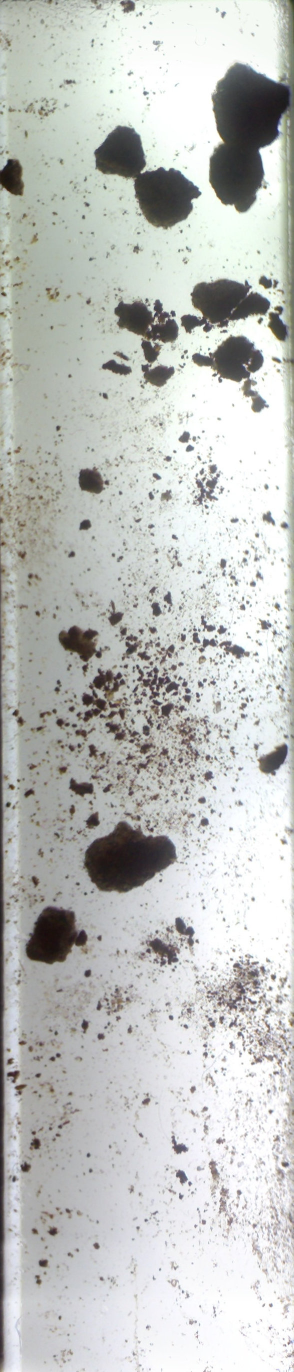
#> input picture Preliminary Sensor Testing/microscope_panorama.jpg, 587 x 2744 px (shown at 1/2 size)
$ python psd_from_image.py
#> lines starting #> are read from the running program, lines starting #| are printed output that depends on the picture; after the words box and inside, x2 and y2 are one past the last pixel; in counts of white or black regions, pixels touching at a corner belong together
import cv2
import pandas as pd
import matplotlib
from matplotlib import pyplot as plt


#read image and convert to greyscale
img = cv2.imread('microscope_panorama.jpg')
#> img is the input picture: shape (2744, 587, 3); mean B, G, R 191.6, 194.5, 192.5
grey = cv2.cvtColor(img,cv2.COLOR_RGB2GRAY)

# Thresholding
_, thresh = cv2.threshold(grey, 120, 255, cv2.THRESH_BINARY_INV)
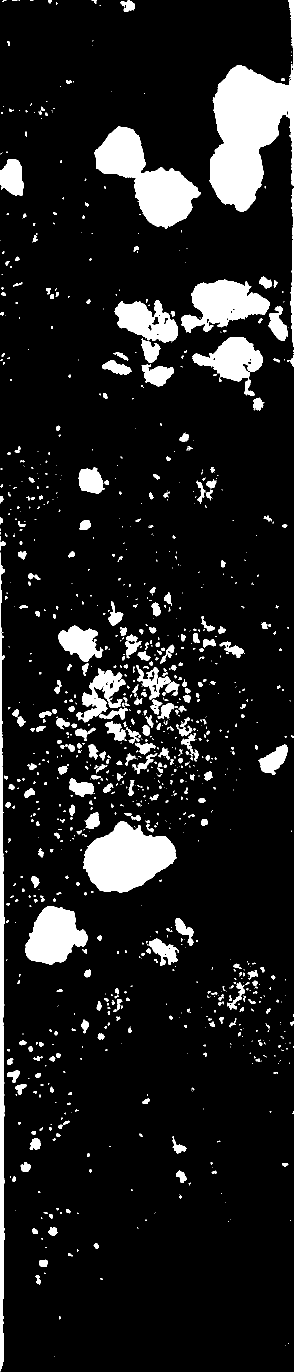
#> thresh: shape (2744, 587) (shown at 1/2 size); 11% white; 1103 white regions (697 under 20 px), largest, box (x1, y1, x2, y2) and area: (419, 112, 587, 424) 31326, (189, 252, 402, 458) 18610, (166, 1643, 353, 1786) 17292

_,th2 = cv2.threshold(grey,0,255,cv2.THRESH_BINARY_INV+cv2.THRESH_OTSU)
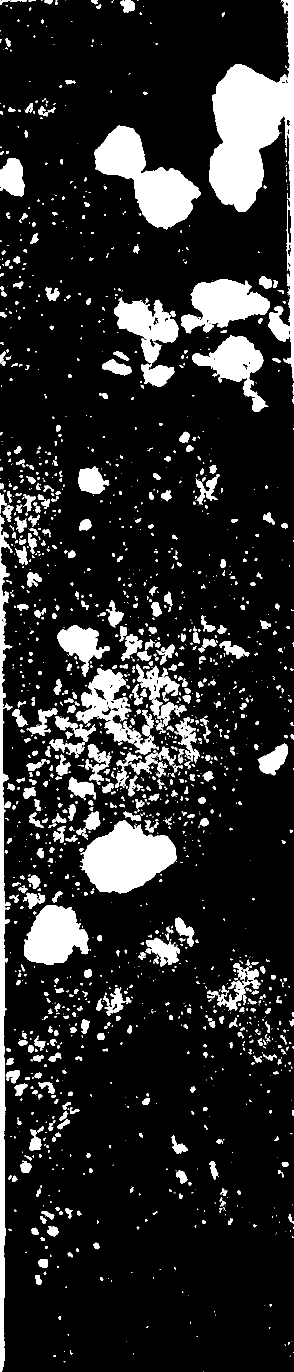
#> th2: shape (2744, 587) (shown at 1/2 size); 15.1% white; 1802 white regions (1070 under 20 px), largest, box (x1, y1, x2, y2) and area: (419, 0, 587, 761) 39769, (188, 251, 402, 459) 19240, (159, 1641, 354, 1787) 17986
th3 = cv2.adaptiveThreshold(grey,255,cv2.ADAPTIVE_THRESH_GAUSSIAN_C,cv2.THRESH_BINARY_INV,501,2)
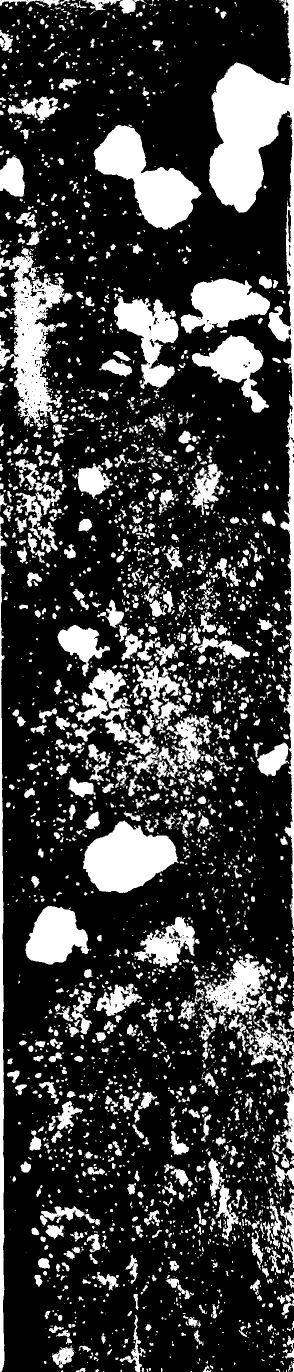
#> th3: shape (2744, 587) (shown at 1/2 size); 23.4% white; 3644 white regions (2219 under 20 px)
# Morphological closing to get whole particles; opening to get rid of noise
#img_mop = cv2.morphologyEx(th2, cv2.MORPH_CLOSE, cv2.getStructuringElement(cv2.MORPH_ELLIPSE, (1, 1)))
#img_mop = cv2.morphologyEx(th2, cv2.MORPH_OPEN, cv2.getStructuringElement(cv2.MORPH_ELLIPSE, (2, 2)))

# skip morphological operation
img_mop = th2.copy()

# contours
cnts, _ = cv2.findContours(img_mop, cv2.RETR_EXTERNAL, cv2.CHAIN_APPROX_NONE)
#> cnts = 1801 contours, 1257 with area under 20; largest, box (x1, y1, x2, y2) and area: (419, 0, 587, 761) 39142, (188, 251, 402, 459) 18908, (159, 1641, 354, 1787) 17710, (0, 1030, 25, 2744) 12728, (362, 558, 540, 667) 11064

# scale info
#15mm is image width
scale = (15e3 / img.shape[1])  # micron per pixel
#> scale = 25.55

# extract particles
particles = [cv2.boundingRect(cnt) for cnt in cnts]
#> particles = 1801 items, first 6: (407, 2743, 1, 1), (127, 2722, 4, 3), (578, 2712, 1, 1), (580, 2711, 2, 2), (107, 2711, 5, 3), (266, 2706, 2, 3)

img_cp = img.copy()

cv2.drawContours(img_cp, cnts, -1, (0, 255, 0), 2)
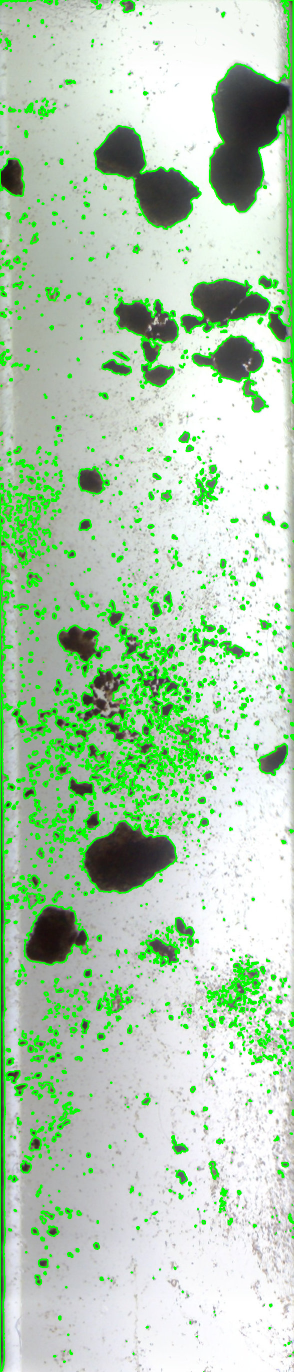
#> img_cp: shape (2744, 587, 3) (shown at 1/2 size); 9.6% of pixels changed, all inside (x1, y1, x2, y2) = (0, 0, 587, 2744)

cv2.imshow('img', cv2.resize(img, dsize=(0, 0), fx=0.5, fy=0.5))
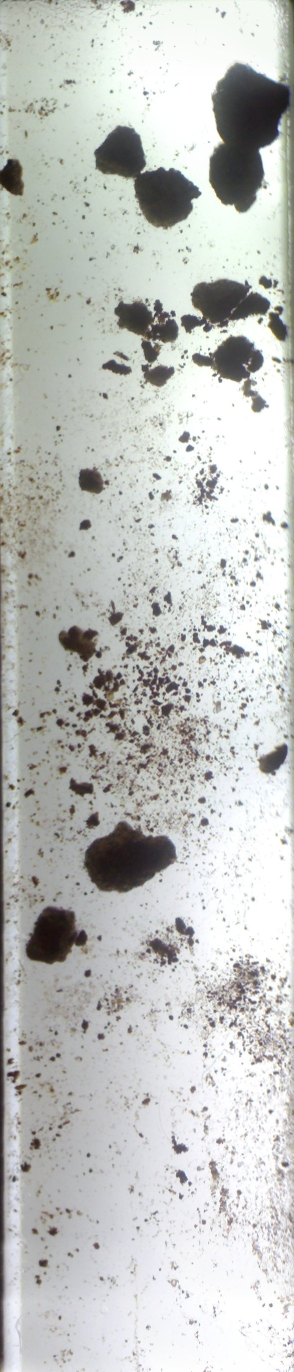
#> window 'img': shape (1372, 294, 3); mean B, G, R 191.6, 194.6, 192.6
cv2.imshow('gray', cv2.resize(grey, dsize=(0, 0), fx=0.5, fy=0.5))
#cv2.imshow('thresh', cv2.resize(thresh, dsize=(0, 0), fx=0.5, fy=0.5))
cv2.imshow('thresh2', cv2.resize(th2, dsize=(0, 0), fx=0.5, fy=0.5))
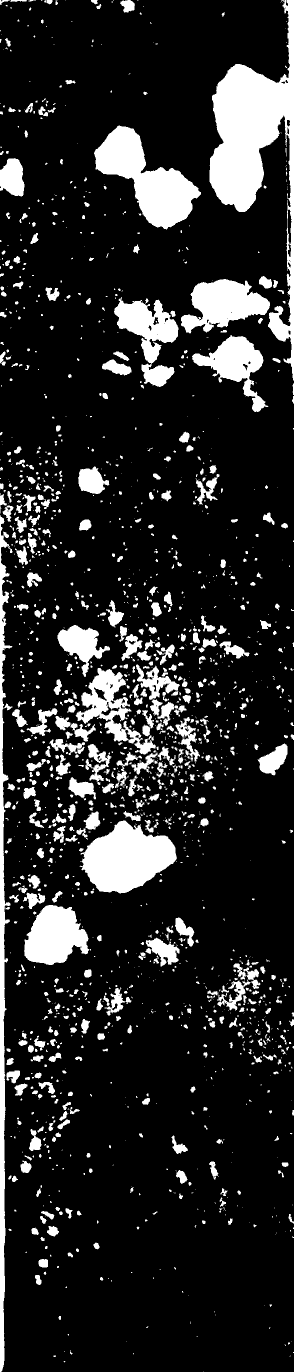
#> window 'thresh2': shape (1372, 294); min 0, max 255, mean 38.6
#cv2.imshow('thresh3', cv2.resize(th3, dsize=(0, 0), fx=0.5, fy=0.5))

cv2.imshow('img_mop',  cv2.resize(img_mop, dsize=(0, 0), fx=0.5, fy=0.5))
cv2.imshow('img_cp',  cv2.resize(img_cp, dsize=(0, 0), fx=0.5, fy=0.5))
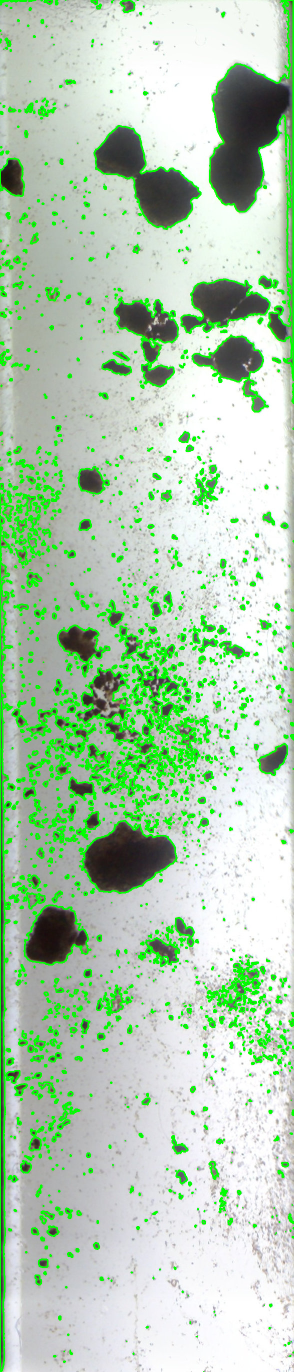
#> window 'img_cp': shape (1372, 294, 3); mean B, G, R 178.3, 205.3, 178.5
cv2.waitKey(0)
cv2.destroyAllWindows()

cv2.imwrite('thresholds.jpg', img_mop)
cv2.imwrite('contours.jpg', img_cp)

# save smallest size distribution
sizes = [min(p[2], p[3]) * scale for p in particles]
#> sizes = 1801 values, max 5315.2 at index 1729, min 25.55 at index 0, mean 163.9
pd.Series(sizes).to_csv('psd_from_image.csv', index=False,header=['size_um'])

$ run again, with Preliminary Sensor Testing/psd_test.jpg copied over Preliminary Sensor Testing/microscope_panorama.jpg
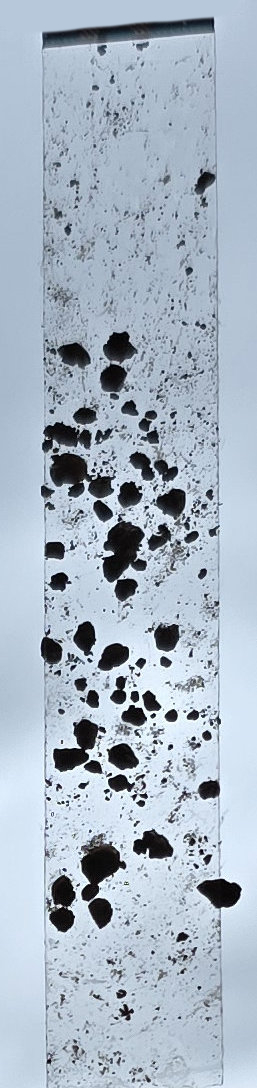
#> input picture Preliminary Sensor Testing/psd_test.jpg, 257 x 1088 px
#> img is the input picture: shape (1088, 257, 3); mean B, G, R 196.2, 182, 168.7
#> `_, thresh = cv2.threshold(grey, 120, 255, cv2.THRESH_BINARY_INV)`:
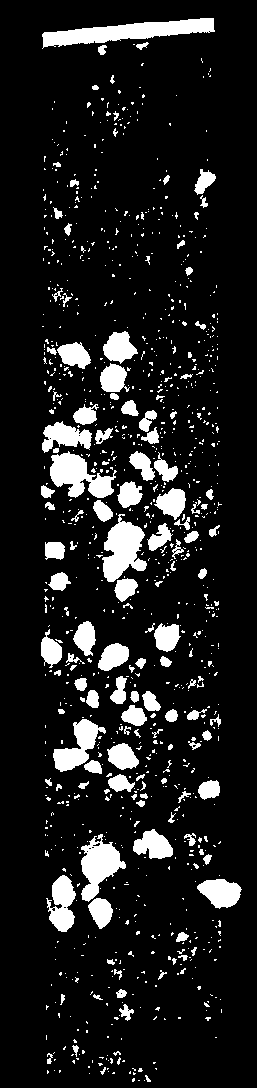
#> thresh: shape (1088, 257); 11.6% white; 1033 white regions (898 under 20 px), largest, box (x1, y1, x2, y2) and area: (42, 18, 215, 49) 2520, (102, 514, 147, 582) 1782, (50, 451, 117, 498) 1685
#> th2: shape (1088, 257); 12% white; 1105 white regions (962 under 20 px), largest, box (x1, y1, x2, y2) and area: (42, 18, 215, 49) 2597, (102, 513, 147, 602) 2178, (50, 451, 117, 498) 1701
#> th3: shape (1088, 257); 25.9% white; 2059 white regions (1790 under 20 px)
#> cnts = 1105 contours, 1008 with area under 20; largest, box (x1, y1, x2, y2) and area: (42, 18, 215, 49) 2412, (102, 513, 147, 602) 2040, (50, 451, 117, 498) 1564, (81, 834, 126, 902) 1470, (53, 719, 106, 772) 1150
#> particles = 1105 items, first 6: (156, 1085, 1, 1), (110, 1083, 1, 1), (222, 1082, 1, 1), (137, 1080, 3, 2), (143, 1079, 2, 2), (132, 1078, 3, 4)
#> img_cp: shape (1088, 257, 3); 13.03% of pixels changed, all inside (x1, y1, x2, y2) = (40, 17, 243, 1087)
#> `cv2.imshow('img_cp',  cv2.resize(img_cp, dsize=(0, 0), fx=0.5, fy=0.5))`:
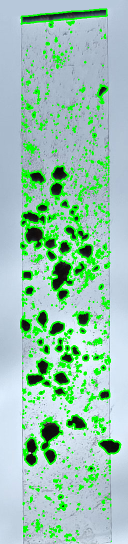
#> window 'img_cp': shape (544, 128, 3); mean B, G, R 178.2, 198.8, 153.3
#> sizes = 1105 values, max 3093.4 at index 337, min 58.37 at index 0, mean 192.5
